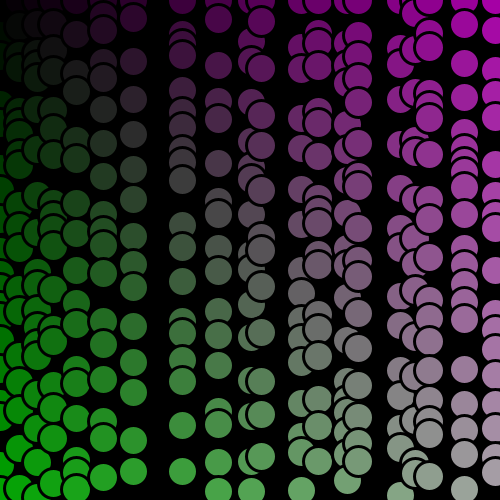
Frame 1 (no input)
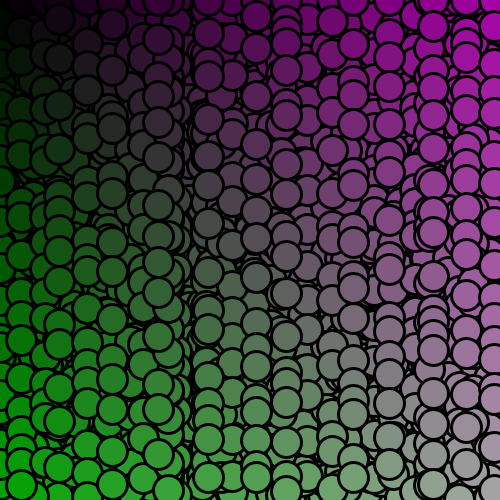
Frame 60 (the mouse pressed at the canvas centre just before this capture)
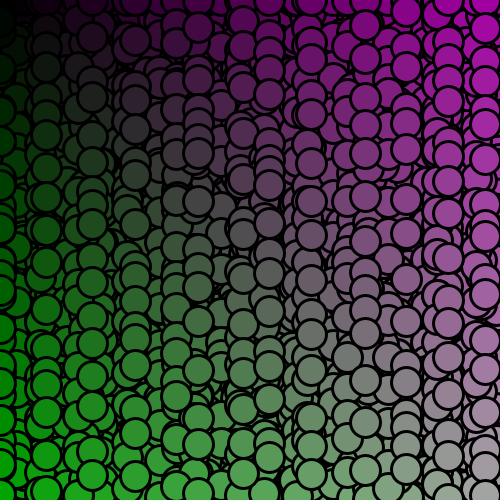
Frame 120 (the mouse held since frame 60 and released just before this capture)

The Processing sketch that drew these frames (run headless with seeded random() and noise(); from frame 60 on, the mouse is pressed at the canvas centre):

// Processing sketch: processing_186651
// ── processing_186651.pde

//----------------------//
//Balls
//By Brandon Messner
//----------------------//

void setup() { 
 background(0);
 size(500, 500); 
 frameRate(10);
 //noLoop(); 
} 
 
void draw() {

  for (float i=0; i<=width; i=i+random(10,50)) {
    for (float j=0; j<=height; j=j+random(10,50)) {
      ball(i,j);
    }
  }
  
}

void ball(float x, float y) {
  strokeWeight(3);
  fill(x/3,y/3,x/3);
  ellipse(x,y,30,30);
}
